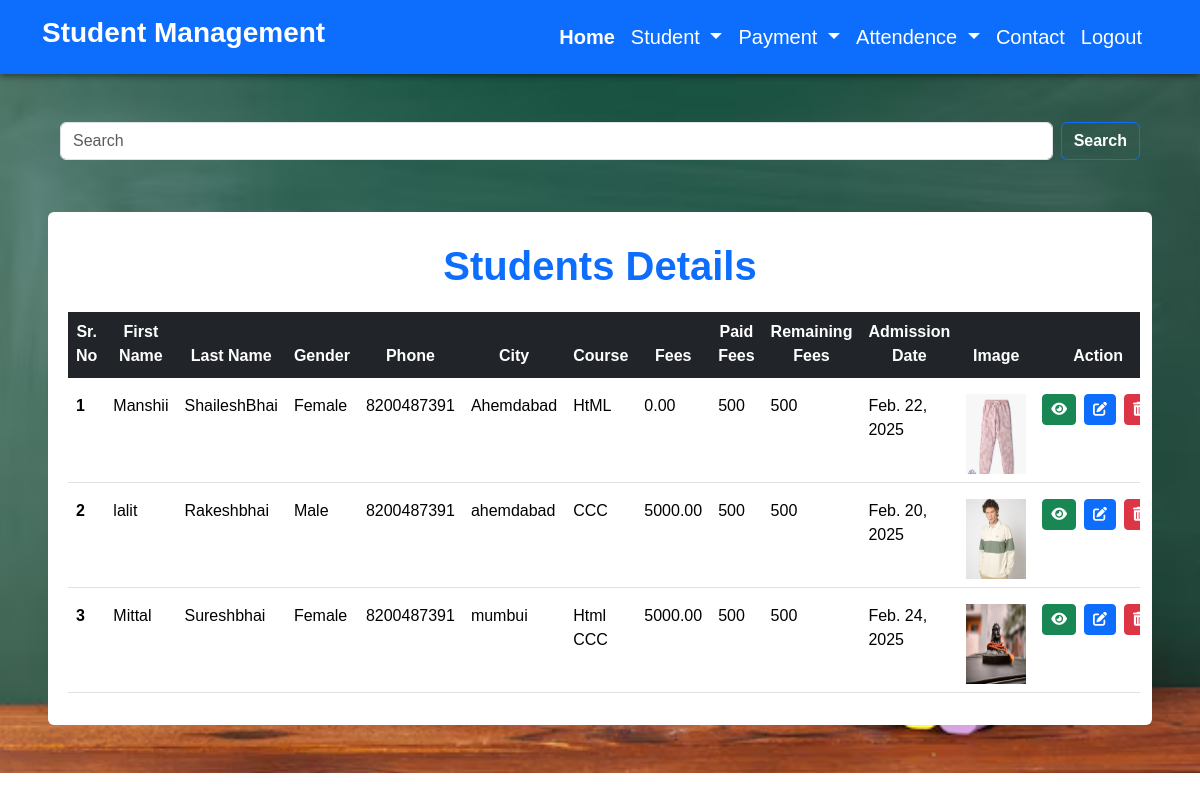
Screenshot of /student-show-list with the database file from the repository.
### student_app/models.py (models this page shows, shortened)
class Student(models.Model):
    gender = (
        ('Male', 'Male'),
        ('Female', 'Female')
    )
    fname = models.CharField(max_length=100)
    mname = models.CharField(max_length=100)
    lname = models.CharField(max_length=100)
    gender = models.CharField(max_length=10, choices=gender, default='Male')
    email = models.EmailField(unique=True)
    phone = models.CharField(max_length=12)
    address = models.CharField(max_length=100)
    city = models.CharField(max_length=100)
    courses = models.CharField(max_length=100)
    amount = models.DecimalField(max_digits=10, decimal_places=2, default='0')
    date = models.DateField()
    img = models.ImageField(upload_to='images/')

### student_app/views.py (the view)
# urls.py: path('student-show-list', views.student_show_list, name='student-show-list'),
def student_show_list(request):
    students = Student.objects.all()
    fees = Fees.objects.all()
    return render(request, 'showlist.html', {'students': students, 'fees': fees})

### templates/showlist.html
{% extends "layout.html" %}
{% load static %}
{% block content %}
    <div class="showlist">
        <div class="container-fluid">
           <div class="search-box mx-5 pt-5">
               <form class="d-flex" role="search">
                   <input class="form-control" type="search" placeholder="Search" aria-label="Search">
                   <button class="btn btn-outline-primary ms-2 text-white fw-bold" id="search" type="submit">Search</button>
                 </form>
           </div>
           <div class="student-data mx-5 pt-1 pb-5">
               <div class="row dropdown mt-5 bg-white rounded">
                   <div class="col-md-12">
                       <div class="title">
                           <p class="fw-bold text-primary text-center fs-1 pt-4 mb-0">
                               Students Details
                           </p>
                           <div class="table-responsive px-2 py-3">
                               <table class="table">
                                   <thead class="table-dark text-white">
                                       <tr class="text-center">
                                           <th scope="col">Sr. No</th>
                                           <th scope="col">First Name</th>
                                           <th scope="col">Last Name</th>
                                           <th scope="col">Gender</th>
                                           <th scope="col">Phone</th>
                                           <th scope="col">City</th>
                                           <th scope="col">Course</th>
                                           <th scope="col">Fees</th>
                                           <th scope="col">Paid Fees</th>
                                           <th scope="col">Remaining Fees</th>
                                           <th scope="col">Admission Date</th>
                                           <th scope="col">Image</th>
                                           <th scope="col">Action</th>
                                       </tr>
                                   </thead>
                                   <tbody class="table-group-divider ta-body">
                                        {% for student in students %}
                                            <tr>
                                                <th class="pt-3" scope="row">{{forloop.counter}}</th>
                                                <td class="pt-3">{{ student.fname }}</td>
                                                <td class="pt-3">{{ student.lname }}</td>
                                                <td class="pt-3">{{ student.gender }}</td>
                                                <td class="pt-3">{{ student.phone }}</td>
                                                <td class="pt-3">{{ student.city }}</td>
                                                <td class="pt-3">{{ student.courses }}</td>
                                                <td class="pt-3">{{ student.amount }}</td>
                                                <td class="pt-3">500</td>
                                                <td class="pt-3">500</td>
                                                <td class="pt-3">{{ student.date }}</td>
                                                <td class="pt-3"><img src="media/{{ student.img }}" alt="profile"></td>
                                                <td class="pt-3">
                                                    <div class="d-flex justify-content-center align-items-center">
                                                        <a href="{% url "student-view" student.id %}" class="btn btn-sm btn-success me-2"><i class="fa-solid fa-eye"></i></a>
                                                        <a href="{% url "update-student" student.id %}" class="btn btn-sm btn-primary"><i class="fa-solid fa-pen-to-square"></i></a>
                                                        <a href="{% url "delete-student" student.id %}" onclick="return confirm('Are you sure you want to delete?');" class="btn btn-sm btn-danger ms-2"><i class="fa-solid fa-trash-can"></i></a>
                                                    </div>
                                                </td>
                                            </tr>
                                        {% endfor %}
                                   </tbody>
                               </table>
                           </div>
                       </div>
                   </div>
               </div>
           </div>
       </div>
   </div>
{% endblock %}

### templates/layout.html (shortened to what this page needs)
<!DOCTYPE html>
<html lang="en">
<head>
    <link rel="stylesheet" href="/static/css/style.css">
    <link href="https://cdn.jsdelivr.net/npm/bootstrap@5.3.3/dist/css/bootstrap.min.css" rel="stylesheet">
    <link rel="stylesheet" href="https://cdnjs.cloudflare.com/ajax/libs/font-awesome/6.7.2/css/all.min.css" />
</head>
<body>
    <nav class="bg-primary text-white py-3">
        <div class="container">
            <div class="d-flex justify-content-between align-items-center">
                <div class="logo">
                    <h3 class="fw-bold"><a href="#" class="text-decoration-none text-white">Student Management</a></h3>
                </div>
                <div class="menu d-flex align-items-center">
                    <ul class="d-flex list-unstyled mb-0">
                        <li><a href="{% url "index" %}" class="text-white pe-3 fs-5 fw-bold text-decoration-none">Home</a></li>
                        <li class="nav-item dropdown">
                            <a class="nav-link dropdown-toggle text-white pe-3 fs-5" href="#" role="button" data-bs-toggle="dropdown" aria-expanded="false">
                              Student
                            </a>
                        </li>
                        <li class="nav-item dropdown">
                            <a class="nav-link dropdown-toggle text-white pe-3 fs-5" href="#" role="button" data-bs-toggle="dropdown" aria-expanded="false">
                              Payment
                            </a>
                        </li>
                        <li class="nav-item dropdown">
                            <a class="nav-link dropdown-toggle text-white pe-3 fs-5" href="#" role="button" data-bs-toggle="dropdown" aria-expanded="false">
                              Attendence
                            </a>
                        </li>
                        <li><a href="#" class="text-white pe-3 fs-5 text-decoration-none">Contact</a></li>
                        <li><a href="#" class="text-white pe-3 fs-5 text-decoration-none">Logout</a></li>
                    </ul>
                </div>
            </div>
        </div>
    </nav>
    {% block content %}{% endblock %}
</body>
</html>

### static/css/style.css (style rules this page uses)
* { padding: 0; margin: 0; box-sizing: border-box; font-family: sans-serif; }
nav { position: sticky; top: 0; left: 0; z-index: 100; box-shadow: 0px 2px 7px rgba(0, 0, 0, 0.5); background-color: #000; }
.showlist { background-image: url(images/school-board_93675-42058.avif); background-size: cover; background-position: center; }
.student-data .ta-body td img { width: 60px; height: 80px; }

### rows the page displays
Student: fname "Manshii", lname "ShaileshBhai", gender "Female", phone "8200487391", city "Ahemdabad", courses "HtML", amount "0.00", date "Feb. 22, 2025", img (picture)
Student: fname "lalit", lname "Rakeshbhai", gender "Male", phone "8200487391", city "ahemdabad", courses "CCC", amount "5000.00", date "Feb. 20, 2025", img (picture)
Student: fname "Mittal", lname "Sureshbhai", gender "Female", phone "8200487391", city "mumbui", courses "Html CCC", amount "5000.00", date "Feb. 24, 2025", img (picture)
